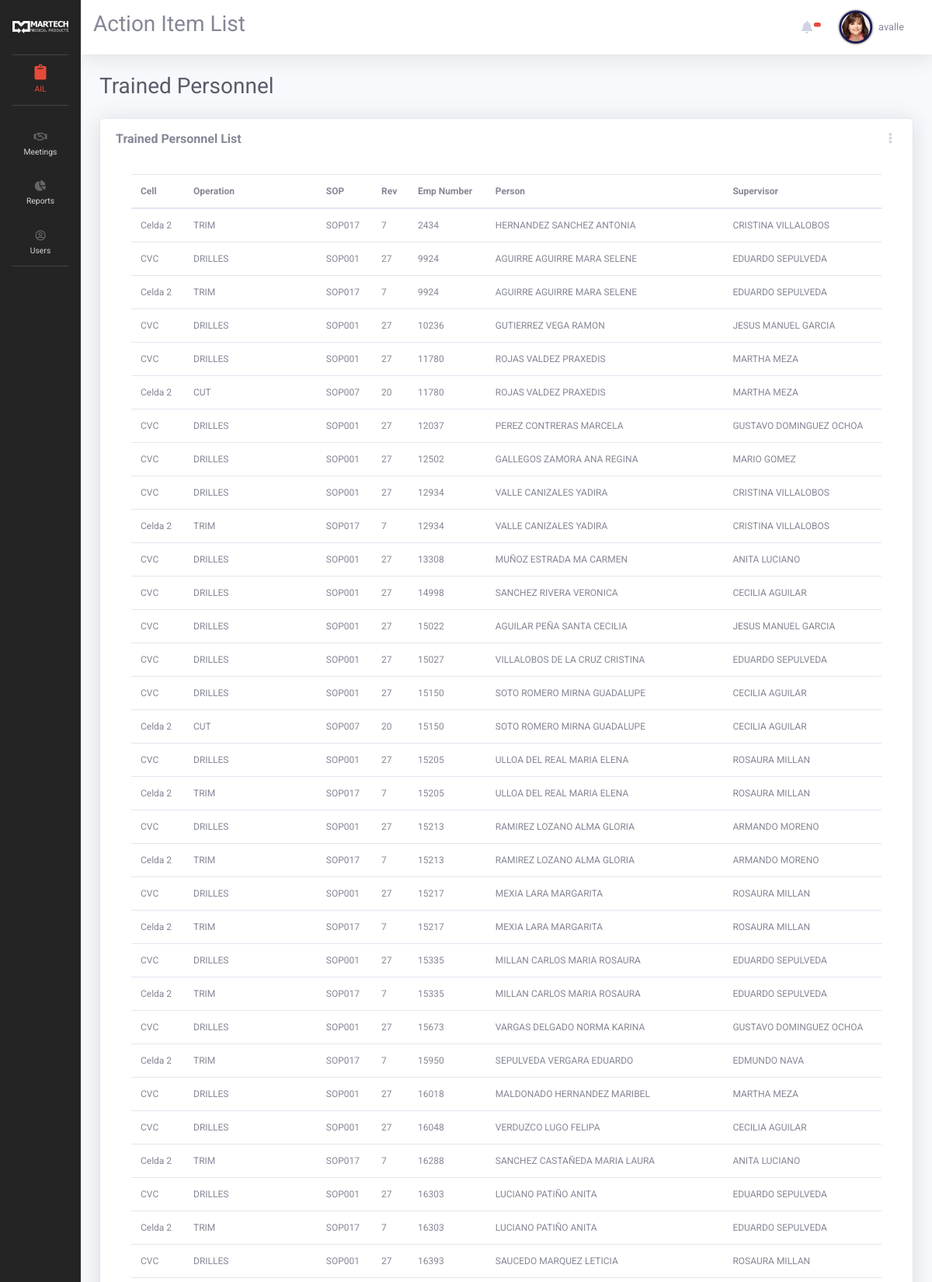
/ailApp/index.php?page=trained (signed in, upper part), run on the app's committed database.
### tables this page shows
CREATE TABLE `file` (
  `id` int(11) NOT NULL,
  `num_empleado` int(11) NOT NULL,
  `nombre` text NOT NULL,
  `departamento` varchar(255) NOT NULL,
  `turno` int(1) NOT NULL,
  `rev` varchar(10) NOT NULL,
  `rev_level` varchar(10) NOT NULL,
  `date` text NOT NULL,
  `name_id` int(11) NOT NULL
);

CREATE TABLE `cells` (
  `cell_id` int(11) NOT NULL,
  `cell_name` varchar(255) NOT NULL,
  `cell_active` int(1) NOT NULL DEFAULT 1
);

CREATE TABLE `ops` (
  `op_id` int(11) NOT NULL,
  `cell_id` int(11) NOT NULL,
  `op_name` varchar(255) NOT NULL,
  `op_active` int(1) NOT NULL DEFAULT 1
);

CREATE TABLE `name_file` (
  `id_file` int(11) NOT NULL,
  `name_file` varchar(100) NOT NULL
);

CREATE TABLE `personnel` (
  `personnel_id` int(11) NOT NULL,
  `p_numero` varchar(255) NOT NULL,
  `p_nombre` varchar(255) NOT NULL,
  `p_departamento` varchar(255) NOT NULL,
  `p_supervisor` varchar(255) NOT NULL,
  `p_planta` varchar(255) NOT NULL,
  `p_puesto` varchar(255) NOT NULL
);

### ailApp/views/pages/view/trained.php (the view, shortened to what this page needs)
<h1 class="h3 mb-4 text-gray-800">Trained Personnel</span></h1>
<form method="POST" id="form-user" autocomplete="off" enctype="multipart/form-data">
<div class="row">
    <div class="col-lg-12">
        <div class="card shadow mb-4">
            <div class="card-header py-3 d-flex flex-row align-items-center justify-content-between">
                <h6 class="m-0 font-weight-bold text-default">Trained Personnel List</h6>
                <div class="dropdown no-arrow">
                <a class="dropdown-toggle" href="#" role="button" id="dropdownMenuLink" data-toggle="dropdown" aria-haspopup="true" aria-expanded="false">
                    <i class="fas fa-ellipsis-v fa-sm fa-fw text-gray-400"></i>
                </a>
                </div>
            </div>
            <div class="card-body ">
                <div class="card-body ">
                <div style="margin-top:-20px;" class="table-responsive">
                    <table  style="font-size: 14px; vertical-align:middle; " class="table  table-hover" id="dataTable1" width="100%" cellspacing="0">
                        <thead>
                        <tr>
                            <th>Cell</th>
                            <th>Operation</th>
                            <th>SOP</th>
                            <th>Rev</th>
                            <th>Emp Number</th>
                            <th>Person</th>
                            <th>Supervisor</th>
                        </tr>
                        </thead>
                        <tbody>
                            <?php
                                $query = "SELECT * FROM file LEFT JOIN name_file ON file.name_id = name_file.id_file
                                LEFT JOIN sop_operation ON name_file.name_file = sop_operation.sop_nombre
                                LEFT JOIN ops ON ops.op_id = sop_operation.ops_id
                                LEFT JOIN cells ON cells.cell_id = ops.cell_id
                                LEFT JOIN personnel ON file.num_empleado = personnel.p_numero";
                                $result = mysqli_query($connection, $query);
                                while($row = mysqli_fetch_array($result)):
                            ?>
                                <tr>
                                    <td><?php echo $row['cell_name'] ?></td>
                                    <td><?php echo $row['op_name'] ?></td>
                                    <td><?php echo $row['name_file'] ?></td>
                                    <td><?php echo $row['rev'] ?></td>
                                    <td><?php echo $row['num_empleado'] ?></td>
                                    <td><?php echo $row['nombre'] ?></td>
                                    <td><?php echo $row['p_supervisor'] ?></td>
                                </tr>
                            <?php
                                endwhile;
                            ?>
                        </tbody>
                    </table>
                </div>
                </div>
            </div>
        </div>
    </div>
</div>
</form>

### ailApp/views/includes/header.php (style rules this page uses)
body { font-family: 'Roboto', sans-serif; }
tr { font-size: 12px; }
.table-responsive { width: 100%; }
.card-header { background-color: #fff; border-bottom: #fff; }
td { vertical-align: middle; }

### data on the page
file: cells.cell_name "Celda 2", ops.op_name "TRIM", name_file.name_file "SOP017", rev "7", num_empleado "2434", nombre "HERNANDEZ SANCHEZ ANTONIA", personnel.p_supervisor "CRISTINA VILLALOBOS"
file: cells.cell_name "CVC", ops.op_name "DRILLES", name_file.name_file "SOP001", rev "27", num_empleado "9924", nombre "AGUIRRE AGUIRRE MARA SELENE", personnel.p_supervisor "EDUARDO SEPULVEDA"
file: cells.cell_name "Celda 2", ops.op_name "TRIM", name_file.name_file "SOP017", rev "7", num_empleado "9924", nombre "AGUIRRE AGUIRRE MARA SELENE", personnel.p_supervisor "EDUARDO SEPULVEDA"
file: cells.cell_name "CVC", ops.op_name "DRILLES", name_file.name_file "SOP001", rev "27", num_empleado "10236", nombre "GUTIERREZ VEGA RAMON", personnel.p_supervisor "JESUS MANUEL GARCIA"
file: cells.cell_name "CVC", ops.op_name "DRILLES", name_file.name_file "SOP001", rev "27", num_empleado "11780", nombre "ROJAS VALDEZ PRAXEDIS", personnel.p_supervisor "MARTHA MEZA"
file: cells.cell_name "Celda 2", ops.op_name "CUT", name_file.name_file "SOP007", rev "20", num_empleado "11780", nombre "ROJAS VALDEZ PRAXEDIS", personnel.p_supervisor "MARTHA MEZA"
file: cells.cell_name "CVC", ops.op_name "DRILLES", name_file.name_file "SOP001", rev "27", num_empleado "12037", nombre "PEREZ CONTRERAS MARCELA", personnel.p_supervisor "GUSTAVO DOMINGUEZ OCHOA"
file: cells.cell_name "CVC", ops.op_name "DRILLES", name_file.name_file "SOP001", rev "27", num_empleado "12502", nombre "GALLEGOS ZAMORA ANA REGINA", personnel.p_supervisor "MARIO GOMEZ"
file: cells.cell_name "CVC", ops.op_name "DRILLES", name_file.name_file "SOP001", rev "27", num_empleado "12934", nombre "VALLE CANIZALES YADIRA", personnel.p_supervisor "CRISTINA VILLALOBOS"
file: cells.cell_name "Celda 2", ops.op_name "TRIM", name_file.name_file "SOP017", rev "7", num_empleado "12934", nombre "VALLE CANIZALES YADIRA", personnel.p_supervisor "CRISTINA VILLALOBOS"
file: cells.cell_name "CVC", ops.op_name "DRILLES", name_file.name_file "SOP001", rev "27", num_empleado "13308", nombre "MUÑOZ ESTRADA MA CARMEN", personnel.p_supervisor "ANITA LUCIANO"
file: cells.cell_name "CVC", ops.op_name "DRILLES", name_file.name_file "SOP001", rev "27", num_empleado "14998", nombre "SANCHEZ RIVERA VERONICA", personnel.p_supervisor "CECILIA AGUILAR"
file: cells.cell_name "CVC", ops.op_name "DRILLES", name_file.name_file "SOP001", rev "27", num_empleado "15022", nombre "AGUILAR PEÑA SANTA CECILIA", personnel.p_supervisor "JESUS MANUEL GARCIA"
file: cells.cell_name "CVC", ops.op_name "DRILLES", name_file.name_file "SOP001", rev "27", num_empleado "15027", nombre "VILLALOBOS DE LA CRUZ CRISTINA", personnel.p_supervisor "EDUARDO SEPULVEDA"
file: cells.cell_name "CVC", ops.op_name "DRILLES", name_file.name_file "SOP001", rev "27", num_empleado "15150", nombre "SOTO ROMERO MIRNA GUADALUPE", personnel.p_supervisor "CECILIA AGUILAR"
file: cells.cell_name "Celda 2", ops.op_name "CUT", name_file.name_file "SOP007", rev "20", num_empleado "15150", nombre "SOTO ROMERO MIRNA GUADALUPE", personnel.p_supervisor "CECILIA AGUILAR"
file: cells.cell_name "CVC", ops.op_name "DRILLES", name_file.name_file "SOP001", rev "27", num_empleado "15205", nombre "ULLOA DEL REAL MARIA ELENA", personnel.p_supervisor "ROSAURA MILLAN"
file: cells.cell_name "Celda 2", ops.op_name "TRIM", name_file.name_file "SOP017", rev "7", num_empleado "15205", nombre "ULLOA DEL REAL MARIA ELENA", personnel.p_supervisor "ROSAURA MILLAN"
file: cells.cell_name "CVC", ops.op_name "DRILLES", name_file.name_file "SOP001", rev "27", num_empleado "15213", nombre "RAMIREZ LOZANO ALMA GLORIA", personnel.p_supervisor "ARMANDO MORENO"
file: cells.cell_name "Celda 2", ops.op_name "TRIM", name_file.name_file "SOP017", rev "7", num_empleado "15213", nombre "RAMIREZ LOZANO ALMA GLORIA", personnel.p_supervisor "ARMANDO MORENO"
file: cells.cell_name "CVC", ops.op_name "DRILLES", name_file.name_file "SOP001", rev "27", num_empleado "15217", nombre "MEXIA LARA MARGARITA", personnel.p_supervisor "ROSAURA MILLAN"
file: cells.cell_name "Celda 2", ops.op_name "TRIM", name_file.name_file "SOP017", rev "7", num_empleado "15217", nombre "MEXIA LARA MARGARITA", personnel.p_supervisor "ROSAURA MILLAN"
file: cells.cell_name "CVC", ops.op_name "DRILLES", name_file.name_file "SOP001", rev "27", num_empleado "15335", nombre "MILLAN CARLOS MARIA ROSAURA", personnel.p_supervisor "EDUARDO SEPULVEDA"
file: cells.cell_name "Celda 2", ops.op_name "TRIM", name_file.name_file "SOP017", rev "7", num_empleado "15335", nombre "MILLAN CARLOS MARIA ROSAURA", personnel.p_supervisor "EDUARDO SEPULVEDA"
file: cells.cell_name "CVC", ops.op_name "DRILLES", name_file.name_file "SOP001", rev "27", num_empleado "15673", nombre "VARGAS DELGADO NORMA KARINA", personnel.p_supervisor "GUSTAVO DOMINGUEZ OCHOA"
file: cells.cell_name "Celda 2", ops.op_name "TRIM", name_file.name_file "SOP017", rev "7", num_empleado "15950", nombre "SEPULVEDA VERGARA EDUARDO", personnel.p_supervisor "EDMUNDO NAVA"
file: cells.cell_name "CVC", ops.op_name "DRILLES", name_file.name_file "SOP001", rev "27", num_empleado "16018", nombre "MALDONADO HERNANDEZ MARIBEL", personnel.p_supervisor "MARTHA MEZA"
file: cells.cell_name "CVC", ops.op_name "DRILLES", name_file.name_file "SOP001", rev "27", num_empleado "16048", nombre "VERDUZCO LUGO FELIPA", personnel.p_supervisor "CECILIA AGUILAR"
file: cells.cell_name "Celda 2", ops.op_name "TRIM", name_file.name_file "SOP017", rev "7", num_empleado "16288", nombre "SANCHEZ CASTAÑEDA MARIA LAURA", personnel.p_supervisor "ANITA LUCIANO"
file: cells.cell_name "CVC", ops.op_name "DRILLES", name_file.name_file "SOP001", rev "27", num_empleado "16303", nombre "LUCIANO PATIÑO ANITA", personnel.p_supervisor "EDUARDO SEPULVEDA"
file: cells.cell_name "Celda 2", ops.op_name "TRIM", name_file.name_file "SOP017", rev "7", num_empleado "16303", nombre "LUCIANO PATIÑO ANITA", personnel.p_supervisor "EDUARDO SEPULVEDA"
file: cells.cell_name "CVC", ops.op_name "DRILLES", name_file.name_file "SOP001", rev "27", num_empleado "16393", nombre "SAUCEDO MARQUEZ LETICIA", personnel.p_supervisor "ROSAURA MILLAN"

### other printed values
$_SESSION['quatroapp_user_name'] "avalle"
